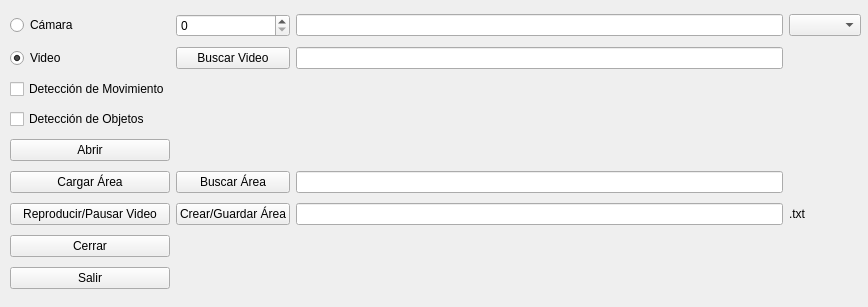
<?xml version="1.0" encoding="UTF-8"?>
<ui version="4.0">
 <class>MainWindow</class>
 <widget class="QMainWindow" name="MainWindow">
  <property name="geometry">
   <rect>
    <x>0</x>
    <y>0</y>
    <width>868</width>
    <height>307</height>
   </rect>
  </property>
  <property name="windowTitle">
   <string>MainWindow</string>
  </property>
  <widget class="QWidget" name="centralwidget">
   <widget class="QWidget" name="gridLayoutWidget">
    <property name="geometry">
     <rect>
      <x>10</x>
      <y>10</y>
      <width>851</width>
      <height>288</height>
     </rect>
    </property>
    <layout class="QGridLayout" name="gridLayout">
     <item row="6" column="1">
      <widget class="QPushButton" name="pb_f_area">
       <property name="text">
        <string>Buscar Área</string>
       </property>
      </widget>
     </item>
     <item row="10" column="0">
      <widget class="QPushButton" name="pb_close">
       <property name="text">
        <string>Cerrar</string>
       </property>
      </widget>
     </item>
     <item row="6" column="0">
      <widget class="QPushButton" name="pb_l_area">
       <property name="text">
        <string>Cargar Área</string>
       </property>
      </widget>
     </item>
     <item row="0" column="1">
      <widget class="QSpinBox" name="sp_cam_idx"/>
     </item>
     <item row="3" column="0">
      <widget class="QCheckBox" name="cb_object">
       <property name="text">
        <string>Detección de Objetos</string>
       </property>
      </widget>
     </item>
     <item row="4" column="0">
      <widget class="QPushButton" name="pb_open">
       <property name="text">
        <string>Abrir</string>
       </property>
      </widget>
     </item>
     <item row="1" column="1">
      <widget class="QPushButton" name="pb_find">
       <property name="text">
        <string>Buscar Video</string>
       </property>
      </widget>
     </item>
     <item row="0" column="0">
      <widget class="QRadioButton" name="rb_camera">
       <property name="text">
        <string>Cámara</string>
       </property>
      </widget>
     </item>
     <item row="11" column="0">
      <widget class="QPushButton" name="pb_quit">
       <property name="text">
        <string>Salir</string>
       </property>
      </widget>
     </item>
     <item row="2" column="0">
      <widget class="QCheckBox" name="cb_motion">
       <property name="text">
        <string>Detección de Movimiento</string>
       </property>
      </widget>
     </item>
     <item row="7" column="0">
      <widget class="QPushButton" name="pb_play">
       <property name="text">
        <string>Reproducir/Pausar Video</string>
       </property>
      </widget>
     </item>
     <item row="1" column="0">
      <widget class="QRadioButton" name="rb_video">
       <property name="enabled">
        <bool>true</bool>
       </property>
       <property name="text">
        <string>Video</string>
       </property>
       <property name="checked">
        <bool>true</bool>
       </property>
      </widget>
     </item>
     <item row="7" column="3">
      <widget class="QLineEdit" name="le_c_area"/>
     </item>
     <item row="0" column="3">
      <widget class="QLineEdit" name="le_stream"/>
     </item>
     <item row="7" column="1">
      <widget class="QPushButton" name="pb_c_area">
       <property name="text">
        <string>Crear/Guardar Área</string>
       </property>
      </widget>
     </item>
     <item row="6" column="3">
      <widget class="QLineEdit" name="le_f_area"/>
     </item>
     <item row="1" column="3">
      <widget class="QLineEdit" name="le_video"/>
     </item>
     <item row="0" column="4">
      <widget class="QComboBox" name="il_camera"/>
     </item>
     <item row="7" column="4">
      <widget class="QLabel" name="label">
       <property name="text">
        <string>.txt</string>
       </property>
      </widget>
     </item>
    </layout>
   </widget>
  </widget>
 </widget>
 <resources/>
 <connections/>
</ui>
